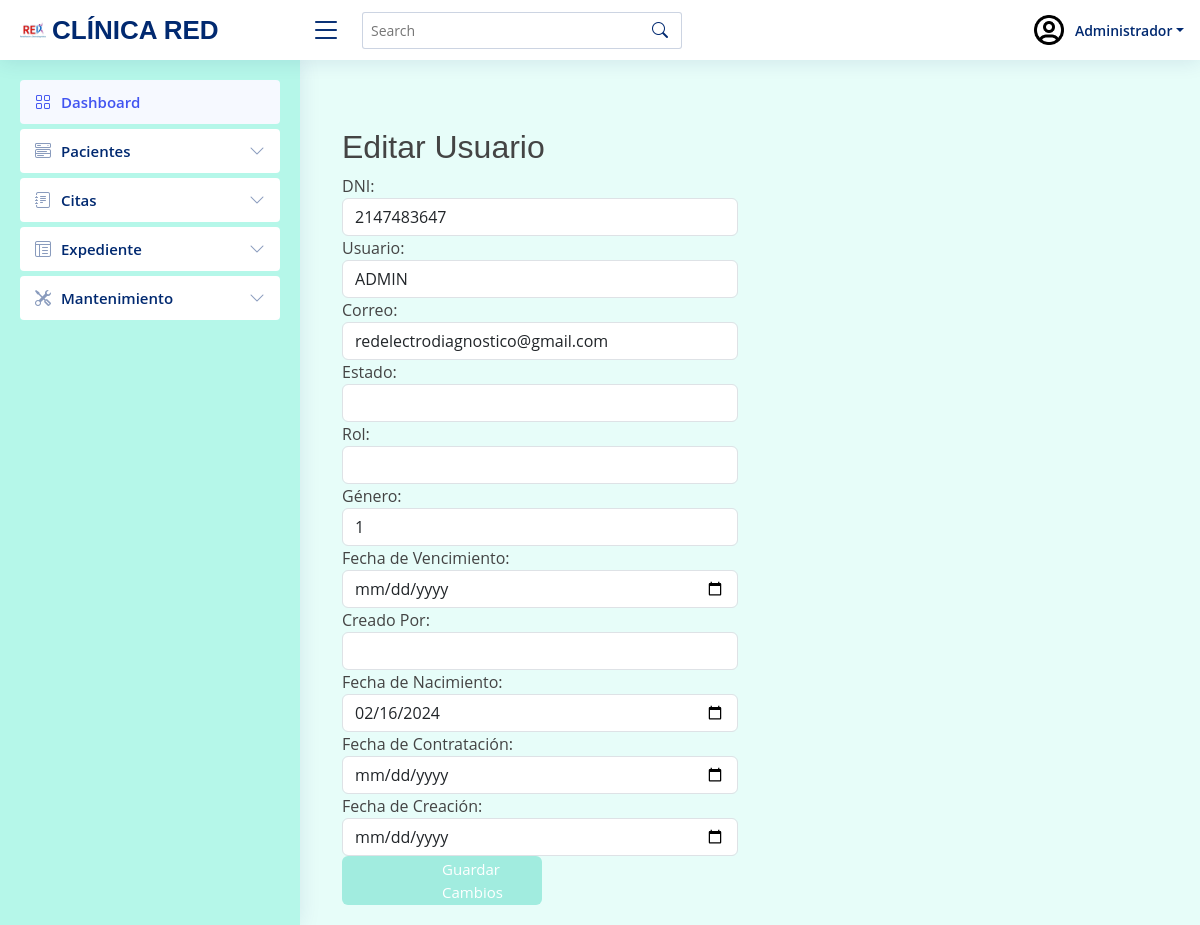
/PHP/Vistas/editar_usuario.php?id=1, run on an earlier commit of the app's database.
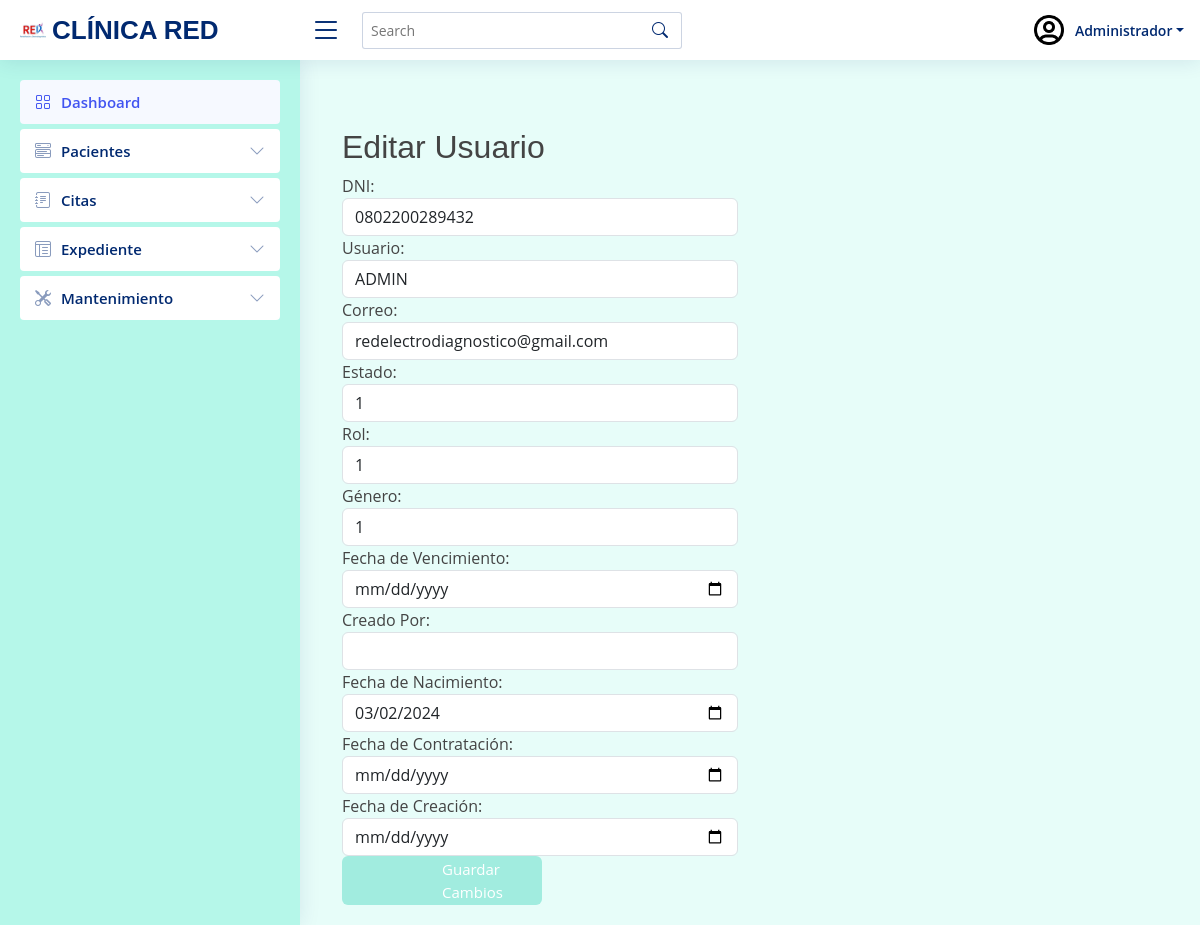
And on a later commit of the database.
### tables this page shows
CREATE TABLE `tbl_ms_usuario` (
  `Id_Usuario` int(11) NOT NULL,
  `DNI` varchar(13) DEFAULT NULL,
  `Usuario` varchar(15) DEFAULT NULL,
  `Correo` varchar(40) DEFAULT NULL,
  `Nombre` varchar(80) DEFAULT NULL,
  `Direccion` varchar(80) DEFAULT NULL,
  `FechaNacimiento` date DEFAULT NULL,
  `FechaContratacion` datetime DEFAULT NULL,
  `Estado_Usuario` int(11) DEFAULT NULL,
  `Contrasena` varchar(35) DEFAULT NULL,
  `IdRol` int(11) DEFAULT NULL,
  `IdGenero` int(11) DEFAULT NULL,
  `Fecha_Ultima_Conexion` datetime DEFAULT NULL,
  `Primer_Inicio_Sesion` datetime DEFAULT NULL,
  `Fecha_Vencimiento` date DEFAULT NULL,
  `Creado_Por` varchar(15) DEFAULT NULL,
  `Fecha_Creacion` datetime DEFAULT NULL,
  `Numero_Inicio_Sesion` int(11) DEFAULT NULL,
  `CodigoOTP` int(6) NOT NULL,
  `FechaExpiracionOTP` datetime DEFAULT NULL
);

### PHP/Vistas/editar_usuario.php (the view, shortened to what this page needs)
<?php
include '../Controladores/Conexion_be.php';
if ($_SERVER["REQUEST_METHOD"] == "GET" && isset($_GET["id"])) {
    $idUsuario = $_GET["id"];
    $obtenerUsuarioQuery = "SELECT * FROM tbl_ms_usuario WHERE Id_Usuario = ?";
    $stmt = mysqli_prepare($conexion, $obtenerUsuarioQuery);
    mysqli_stmt_bind_param($stmt, "i", $idUsuario);
    mysqli_stmt_execute($stmt);
    $resultado = mysqli_stmt_get_result($stmt);
    $usuario = mysqli_fetch_assoc($resultado);
}
?>
<!DOCTYPE html>
<html lang="en">
<head>
    <link href="../../assets/vendor/bootstrap/css/bootstrap.min.css" rel="stylesheet">
    <link href="../../assets/vendor/bootstrap-icons/bootstrap-icons.css" rel="stylesheet">
    <link href="../../assets/vendor/boxicons/css/boxicons.min.css" rel="stylesheet">
    <link href="../../assets/vendor/quill/quill.snow.css" rel="stylesheet">
    <link href="../../assets/vendor/quill/quill.bubble.css" rel="stylesheet">
    <link href="../../assets/vendor/remixicon/remixicon.css" rel="stylesheet">
    <link href="../../assets/vendor/simple-datatables/style.css" rel="stylesheet">
    <link href="../../assets/css/style.css" rel="stylesheet">
    <link rel="stylesheet" href="https://cdn.datatables.net/1.13.7/css/jquery.dataTables.css" />
</head>
<body>
    <header id="header" class="header fixed-top d-flex align-items-center">
        <div class="d-flex align-items-center justify-content-between">
            <a href="index.php" class="logo d-flex align-items-center">
                <img src="../../assets/img/red-logo.jpeg" alt="">
                <span class="d-none d-lg-block">CLÍNICA RED</span>
            </a>
            <i class="bi bi-list toggle-sidebar-btn"></i>
        </div>
        <div class="search-bar">
            <form class="search-form d-flex align-items-center" method="POST" action="#">
                <input type="text" name="query" placeholder="Search" title="Enter search keyword">
                <button type="submit" title="Search"><i class="bi bi-search"></i></button>
            </form>
        </div>
        <nav class="header-nav ms-auto">
            <ul class="d-flex align-items-center">
                <li class="nav-item dropdown pe-3">
                    <a class="nav-link nav-profile d-flex align-items-center pe-0" href="#" data-bs-toggle="dropdown">
                        <img src="../../assets/img/user.png" alt="Profile" class="rounded-circle">
                        <span class="d-none d-md-block dropdown-toggle ps-2">Administrador</span>
                    </a>
                </li>
            </ul>
        </nav>
    </header>
    <aside id="sidebar" class="sidebar">
        <ul class="sidebar-nav" id="sidebar-nav">
            <li class="nav-item">
                <a class="nav-link " href="index.php">
                    <i class="bi bi-grid"></i>
                    <span>Dashboard</span>
                </a>
            </li>
            <li class="nav-item">
                <a class="nav-link collapsed" data-bs-target="#components-nav" data-bs-toggle="collapse" href="#">
                    <i class="bi bi-menu-button-wide"></i><span>Pacientes</span><i
                        class="bi bi-chevron-down ms-auto"></i>
                </a>
            </li>
            <li class="nav-item">
                <a class="nav-link collapsed" data-bs-target="#forms-nav" data-bs-toggle="collapse" href="#">
                    <i class="bi bi-journal-text"></i><span>Citas</span><i class="bi bi-chevron-down ms-auto"></i>
                </a>
            </li>
            <li class="nav-item">
                <a class="nav-link collapsed" data-bs-target="#tables-nav" data-bs-toggle="collapse" href="#">
                    <i class="bi bi-layout-text-window-reverse"></i><span>Expediente</span><i
                        class="bi bi-chevron-down ms-auto"></i>
                </a>
            </li>
            <li class="nav-item">
                <a class="nav-link collapsed" data-bs-target="#charts-nav" data-bs-toggle="collapse" href="#">
                    <i class="bi bi-tools"></i><span>Mantenimiento</span><i class="bi bi-chevron-down ms-auto"></i>
                </a>
            </li>
        </ul>
    </aside>
    <body><
    <main id="main" class="main">
    <div class="container mt-4">
        <div class="row">
            <div class="col-6">
                <h2>Editar Usuario</h2>
                <form action="../Controladores/guardar_edicion_usuario.php" method="post">
                    <div class="form-group">
                        <label for="dni">DNI:</label>
                        <input type="number" name="dni" class="form-control" value="<?php echo htmlspecialchars($usuario['DNI']); ?>" required>
                    </div>
                    <div class="form-group">
                        <label for="usuario">Usuario:</label>
                        <input type="text" name="usuario" class="form-control" value="<?php echo htmlspecialchars($usuario['Usuario']); ?>" required>
                    </div>
                    <div class="form-group">
                        <label for="correo">Correo:</label>
                        <input type="email" name="correo" class="form-control" value="<?php echo htmlspecialchars($usuario['Correo']); ?>" required>
                    </div>
                    <div class="form-group">
                        <label for="estado">Estado:</label>
                        <input type="text" name="estado" class="form-control" value="<?php echo htmlspecialchars($usuario['Estado_Usuario']); ?>" required>
                    </div>
                    <div class="form-group">
                        <label for="rol">Rol:</label>
                        <input type="text" name="rol" class="form-control" value="<?php echo htmlspecialchars($usuario['IdRol']); ?>" required>
                    </div>
                    <div class="form-group">
                        <label for="genero">Género:</label>
                        <input type="text" name="genero" class="form-control" value="<?php echo htmlspecialchars($usuario['IdGenero']); ?>" required>
                    </div>
                    <div class="form-group">
                        <label for="Fechavencimiento">Fecha de Vencimiento:</label>
                        <input type="date" name="fechavencimiento" class="form-control" value="<?php echo htmlspecialchars($usuario['Fecha_Vencimiento']); ?>" required>
                    </div>
                    <div class="form-group">
                        <label for="creadopor">Creado Por:</label>
                        <input type="text" name="creadopor" class="form-control" value="<?php echo htmlspecialchars($usuario['Creado_Por']); ?>" required>
                    </div>
                    <div class="form-group">
                        <label for="fechanacimiento">Fecha de Nacimiento:</label>
                        <input type="date" name="fechanacimiento" class="form-control" value="<?php echo htmlspecialchars($usuario['FechaNacimiento']); ?>" required>
                    </div>
                    <div class="form-group">
                        <label for="fechacontratacion">Fecha de Contratación:</label>
                        <input type="date" name="fechacontratacion" class="form-control" value="<?php echo htmlspecialchars($usuario['FechaContratacion']); ?>" required>
                    </div>
                    <div class="form-group">
                        <label for="fechacreacion">Fecha de Creación:</label>
                        <input type="date" name="fechacreacion" class="form-control" value="<?php echo htmlspecialchars($usuario['Fecha_Creacion']); ?>" required>
                    </div>
                    <button type="submit" value="Registrar" class="btn btn-primary" style="padding: 2px 100px;">Guardar Cambios</button>
                </form>
            </div>
        </div>
    </div>
</main>
</body>
</html>

### assets/css/style.css (style rules this page uses)
.btn { font-size: 15px; width: 45px; background-color: #a1ecdf; border: none; }
:root { scroll-behavior: smooth; }
body { font-family: "Open Sans", sans-serif; background: #e7fdf9; color: #444444; }
a { color: #4154f1; text-decoration: none; }
h1, h2, h3, h4, h5, h6 { font-family: "Nunito", sans-serif; }
#main { margin-top: 60px; padding: 20px 30px; transition: all 0.3s; }
.logo { line-height: 1; }
@media (min-width: 1200px) { .logo { width: 280px; } }
.logo img { max-height: 26px; margin-right: 6px; }
.logo span { font-size: 26px; font-weight: 700; color: #012970; font-family: "Nunito", sans-serif; }
.header { transition: all 0.5s; z-index: 997; height: 60px; box-shadow: 0px 2px 20px rgba(1, 41, 112, 0.1); background-color: #fff; padding-left: 20px; }
.header .toggle-sidebar-btn { font-size: 32px; padding-left: 10px; cursor: pointer; color: #012970; }
.header .search-bar { min-width: 360px; padding: 0 20px; }
.header .search-form { width: 100%; }
.header .search-form input { border: 0; font-size: 14px; color: #012970; border: 1px solid rgba(1, 41, 112, 0.2); padding: 7px 38px 7px 8px; border-radius: 3px; transition: 0.3s; width: 100%; }
.header .search-form button { border: 0; padding: 0; margin-left: -30px; background: none; }
.header .search-form button i { color: #012970; }
.header-nav ul { list-style: none; }
.header-nav>ul { margin: 0; padding: 0; }
.header-nav .nav-profile { color: #012970; }
.header-nav .nav-profile img { max-height: 36px; }
.header-nav .nav-profile span { font-size: 14px; font-weight: 600; }
.sidebar { position: fixed; top: 60px; left: 0; bottom: 0; width: 300px; z-index: 996; transition: all 0.3s; padding: 20px; overflow-y: auto; scrollbar-width: thin; scrollbar-color: #aab7cf transparent; box-shadow: 0px 0px 20px rgba(1, 41, 112, 0.1); background-color: #b5f7e9; }
@media (min-width: 1200px) { #main, #footer { margin-left: 300px; } }
.sidebar-nav { padding: 0; margin: 0; list-style: none; }
.sidebar-nav li { padding: 0; margin: 0; list-style: none; }
.sidebar-nav .nav-item { margin-bottom: 5px; }
.sidebar-nav .nav-link { display: flex; align-items: center; font-size: 15px; font-weight: 600; color: #4154f1; transition: 0.3; background: #f6f9ff; padding: 10px 15px; border-radius: 4px; }
.sidebar-nav .nav-link i { font-size: 16px; margin-right: 10px; color: #4154f1; }
.sidebar-nav .nav-link.collapsed { color: #012970; background: #fff; }
.sidebar-nav .nav-link.collapsed i { color: #899bbd; }
.sidebar-nav .nav-link .bi-chevron-down { margin-right: 0; transition: transform 0.2s ease-in-out; }

What changed in the data, as far as the page shows it:
changed tbl_ms_usuario "ADMIN": dni "2147483647" → "0802200289432"; estado (not shown) → "1"; rol (not shown) → "1"; fechanacimiento "02/16/2024" → "03/02/2024"
